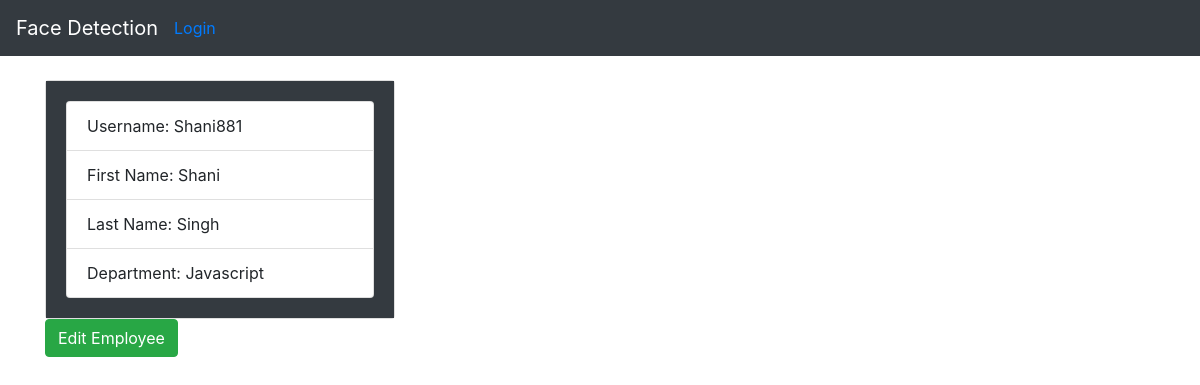
The app's page /employees/show/3 with its own data.
### employees/models.py (models this page shows)
class Employee(models.Model):
    first_name = models.CharField(max_length=50)
    last_name = models.CharField(max_length=50)
    department = models.CharField(max_length=50)
    username = models.CharField(max_length=15, unique=True, null=True)

### employees/views.py (the view)
# urls.py: path('show/<int:id>', views.show_employee, name='show_employee'),
def show_employee(request, id=None):
    if id is not None:
        employee = Employee.objects.get(id=id)
        images = get_images(employee)
        return render(request, 'employees/show.html', {'employee':employee, 'images': images})

### employees/views.py (called while the page is built)
def get_images(employee):
    path= f"uploads/{employee.username}/"
    image_list = [f for f in glob.glob(path + "**/*", recursive=True)]
    images = []
    for file in image_list:
        _, folder, filename = file.split("/")
        images.append(f"{folder}/{filename}")
    return images

### employees/templates/employees/show.html (shortened to what this page needs)
{% extends 'base.html' %}
{% block content %}
    <div class="container">
        <div class="row">
            <div class="col-md-4">
                <div class="card">
                    <div class="card-body bg-dark">
                        <ul class="list-group">
                            <li class="list-group-item">Username: {{ employee.username }}<br>
                            <li class="list-group-item">First Name: {{ employee.first_name }}<br>
                            <li class="list-group-item">Last Name: {{ employee.last_name }}<br>
                            <li class="list-group-item">Department: {{ employee.department }}
                        </ul>
                    </div>
                </div>
            </div>
            <div class="col-md-8">
            </div>
        </div>
        <a class="btn btn-success" href="{%url 'employees:edit_employee' employee.id %}">Edit Employee</a>
    </div>
{% endblock content %}

### records on screen
Employee: username "Shani881", first_name "Shani", last_name "Singh", department "Javascript"
